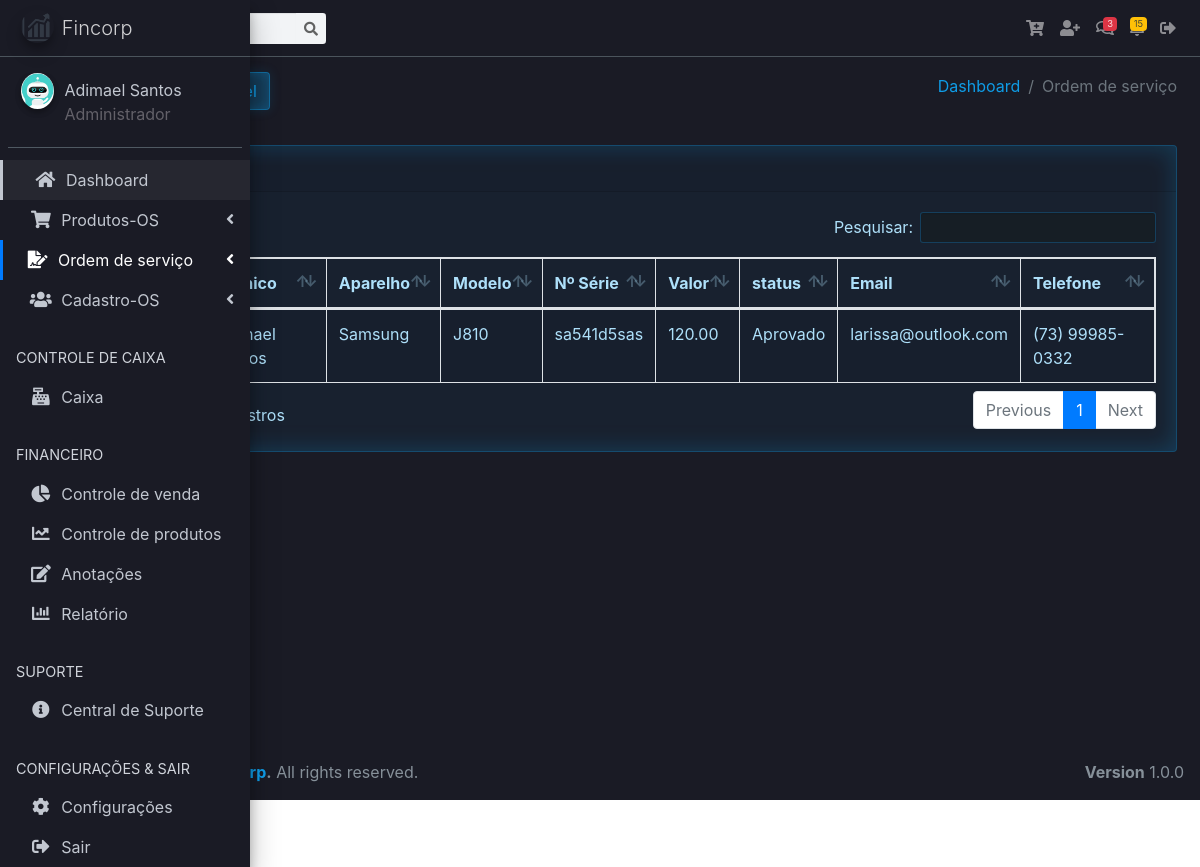
The app's page /vv/orderservices.php (signed in) with its own data.
### tables this page shows
CREATE TABLE `tb_orcamentos` (
  `id` int(11) NOT NULL,
  `id_user` int(11) NOT NULL,
  `id_cliente` int(11) NOT NULL,
  `tecnico` varchar(32) NOT NULL,
  `aparelho` varchar(32) NOT NULL,
  `serie` varchar(30) DEFAULT NULL,
  `modelo` varchar(32) NOT NULL,
  `defeito` varchar(255) NOT NULL,
  `laudo` varchar(255) DEFAULT NULL,
  `obs` varchar(255) DEFAULT NULL,
  `valor_servico` decimal(10,2) DEFAULT NULL,
  `peca1` varchar(32) DEFAULT NULL,
  `valor_peca1` decimal(10,2) DEFAULT NULL,
  `peca2` varchar(32) DEFAULT NULL,
  `valor_peca2` decimal(10,2) DEFAULT NULL,
  `desconto` varchar(11) DEFAULT NULL,
  `valor_total` decimal(10,2) DEFAULT NULL,
  `pagamento` varchar(32) DEFAULT NULL,
  `data_abertura` date NOT NULL,
  `data_geracao` date NOT NULL,
  `status` varchar(32) NOT NULL,
  `data_aprovacao` date NOT NULL
);

CREATE TABLE `tb_clientes` (
  `id_cliente` int(11) NOT NULL,
  `id_user` int(11) NOT NULL,
  `nome` varchar(32) NOT NULL,
  `cpf` varchar(20) NOT NULL,
  `endereco` varchar(128) NOT NULL,
  `cidade` varchar(45) NOT NULL,
  `estado` varchar(20) NOT NULL,
  `cep` varchar(20) NOT NULL,
  `telefone` varchar(45) NOT NULL,
  `email` varchar(100) DEFAULT NULL,
  `dt_registro` timestamp NOT NULL DEFAULT current_timestamp()
);

### vv/orderservices.php (the view, shortened to what this page needs)
<?php
require_once("header.php");
?>
<body class="hold-transition sidebar-mini">
<div class="wrapper">
  <nav class="main-header navbar navbar-expand navbar-dark navbar-light">
    <ul class="navbar-nav">
      <li class="nav-item">
        <a class="nav-link" data-widget="pushmenu" href="#" role="button"><i class="fas fa-bars"></i></a>
      </li>
    </ul>
    <form class="form-inline ml-3">
      <div class="input-group input-group-sm">
        <div class="input-group-append">
          <button name="buttonPesquisar" class="btn btn-navbar" type="submit">
            <i class="fas fa-search"></i>
          </button>
        </div>
      </div>
    </form>
    <ul class="navbar-nav ml-auto">
      <li class="nav-item dropdown">
        <a class="nav-link" href="#" title="Add Produtos" data-toggle="modal"
        data-target=".bd-example-modal-lg-produto">
          <i class="fas fa-cart-plus"></i>
        </a>
      </li>
      <li class="nav-item dropdown">
        <a class="nav-link" href="#" title="Add cliente" data-toggle="modal"
        data-target=".bd-example-modal-lg">
          <i class="fas fa-user-plus"></i>
        </a>
      </li>
      <li class="nav-item dropdown">
        <a class="nav-link" data-toggle="dropdown" href="#">
          <span class="badge badge-danger navbar-badge">3</span>
        </a>
      </li>
      <li class="nav-item dropdown">
        <a class="nav-link" data-toggle="dropdown" href="#">
          <span class="badge badge-warning navbar-badge">15</span>
        </a>
      </li>
      <li class="nav-item dropdown">
        <a class="nav-link" href="../logout.php" title="Sair">
          <i class="fas fa-sign-out-alt"></i>
        </a>
      </li>
    </ul>
  </nav>
  <aside class="main-sidebar sidebar-dark-primary elevation-4">
    <a href="dashboard.php" class="brand-link">
      <img src="../assets/dist/img/crm.png"
           alt="AdminLTE Logo"
           class="brand-image img-circle elevation-3"
           style="opacity: .8">
      <span class="brand-text font-weight-light">Fincorp</span>
    </a>
    <div class="sidebar">
      <div class="user-panel mt-3 pb-3 mb-3 d-flex">
        <div class="image">
          <img src="../assets/images/avatars/<?=$_SESSION['foto_user'];?>" class="img-circle elevation-2" alt="User Image">
        </div>
        <div class="info">
          <a href="#" class="d-block"><?php echo $_SESSION['nome_user']; ?></a>
          <span class="access_level"><?php echo $_SESSION['access_level']; ?></span>
        </div>
      </div>
      <nav class="mt-2">
        <ul class="nav nav-pills nav-sidebar nav-child-indent nav-flat nav-legacy flex-column" data-widget="treeview" role="menu" data-accordion="false">
          <li class="nav-item has-treeview menu-open">
            <ul class="nav nav-treeview">
              <li class="nav-item">
                <a href="dashboard.php" class="nav-link">
                  <i class="fas fa-home nav-icon"></i>
                  <p>Dashboard</p>
                </a>
              </li>
            </ul>
          </li>
          <li class="nav-item has-treeview">
            <a href="#" class="nav-link">
              <i class="nav-icon fas fa-shopping-cart"></i>
              <p>
                Produtos-OS
                <i class="right fas fa-angle-left"></i>
              </p>
            </a>
          </li>
          <li class="nav-item has-treeview">
            <a href="#" class="nav-link active">
              <i class="nav-icon fas fa-file-signature"></i>
              <p>
                Ordem de serviço
                <i class="fas fa-angle-left right"></i>
              </p>
            </a>
          </li>
          <li class="nav-item has-treeview">
            <a href="#" class="nav-link">
              <i class="nav-icon fas fa-users"></i>
              <p>
                Cadastro-OS
                <i class="fas fa-angle-left right"></i>
              </p>
            </a>
          </li>
          <li class="nav-header">CONTROLE DE CAIXA</li>
          <li class="nav-item">
            <a href="https://adminlte.io/docs/3.0" class="nav-link">
              <i class="nav-icon fas fa-cash-register"></i>
              <p>Caixa</p>
            </a>
          </li>
          <li class="nav-header">FINANCEIRO</li>
          <li class="nav-item">
            <a href="#" class="nav-link">
              <i class="nav-icon fas fa-chart-pie"></i>
              <p>Controle de venda</p>
            </a>
          </li>
          <li class="nav-item">
            <a href="#" class="nav-link">
              <i class="nav-icon fas fa-chart-line"></i>
              <p>Controle de produtos</p>
            </a>
          </li>
          <li class="nav-item">
            <a href="#" class="nav-link">
              <i class="nav-icon fas fa-edit"></i>
              <p>Anotações</p>
            </a>
          </li>
          <li class="nav-item">
            <a href="#" class="nav-link">
              <i class="nav-icon fas fa-chart-bar"></i>
              <p>Relatório</p>
            </a>
          </li>
          <li class="nav-header">SUPORTE</li>
          <li class="nav-item">
            <a href="#" class="nav-link">
              <i class="nav-icon fas fa-info-circle"></i>
              <p>Central de Suporte</p>
            </a>
          </li>
          <li class="nav-header">CONFIGURAÇÕES & SAIR</li>
          <li class="nav-item">
            <a href="#" class="nav-link">
              <i class="nav-icon fas fa-cog"></i>
              <p>Configurações</p>
            </a>
          </li>
          <li class="nav-item">
            <a href="../logout.php" class="nav-link">
              <i class="nav-icon fas fa-sign-out-alt"></i>
              <p>Sair</p>
            </a>
          </li>
        </ul>
      </nav>
    </div>
  </aside>
  <div class="content-wrapper">
    <section class="content-header">
      <div class="container-fluid">
        <div class="row mb-2">
          <div class="col-sm-6">
          <a href="#" class="btn btn-secondary"><i class="material-icons">&#xE24D;</i> <span>Exporta dados para o Excel</span></a>
          </div>
          <div class="col-sm-6">
            <ol class="breadcrumb float-sm-right">
              <li class="breadcrumb-item"><a href="#">Dashboard</a></li>
              <li class="breadcrumb-item active">Ordem de serviço</li>
            </ol>
          </div>
        </div>
      </div>
    </section>
<section class="content">
<div class="container-fluid">
<div class="row">
<div class="col-12">
<div class="card">
<div class="card-header">
<h3 class="card-title">Ordem de serviço</h3>
</div>
<div class="card-body">
<?php
if(isset($_GET['buttonPesquisar']) and $_GET['txtpesquisar'] != ''){
    $nome = $_GET['txtpesquisar'] . '%';
    $query = "select * from tb_clientes where id_user = $_SESSION[id_user]  order by nome asc";
}else if(isset($_GET['buttonPesquisarCPF']) and $_GET['txtpesquisarcpf'] != ''){
    $nome = $_GET['txtpesquisarcpf'];
    $query = "select * from tb_clientes where cpf = '$nome'  order by nome asc";
}
else{
  $query = "select tb_orcamentos.*, tb_clientes.* from tb_orcamentos join tb_clientes where tb_orcamentos.id_cliente = tb_clientes.id_cliente AND status = 'Aprovado' order by nome ASC";
}
    $result = mysqli_query($conn, $query);
    $row = mysqli_num_rows($result);
if($row == ''){
    echo "<h3> Não existem dados cadastrados no banco </h3>";
}else{
?>
<table id="example1" class="table table-bordered table-striped">
  <thead>
  <tr>
    <th>id</th>
    <th>Cliente</th>
    <th>Técnico</th>
    <th>Aparelho</th>
    <th>Modelo</th>
    <th>Nº Série</th>
    <th>Valor</th>
    <th>status</th>
    <th>Email</th>
    <th>Telefone</th>
  </tr>
  </thead>
  <tbody>
  <?php
    while($res_1 = mysqli_fetch_array($result)){
        $id = $res_1["id"];
        $cliente = $res_1["nome"];
        $tecnico = $res_1["tecnico"];
        $aparelho = $res_1["aparelho"];
        $modelo = $res_1["modelo"];
        $serie = $res_1["serie"];
        $valor_total = $res_1["valor_total"];
        $status = $res_1["status"];
        $email = $res_1["email"];
        $telefone = $res_1["telefone"];
    ?>
  <tr>
    <td><?php echo $id; ?></td>
    <td><?php echo $cliente; ?></td>
    <td><?php echo $tecnico; ?></td>
    <td><?php echo $aparelho; ?></td>
    <td><?php echo $modelo; ?></td>
    <td><?php echo $serie; ?></td>
    <td><?php echo $valor_total; ?></td>
    <td><?php echo $status; ?></td>
    <td><?php echo $email; ?></td>
    <td><?php echo $telefone; ?></td>
  </tr>
  <?php
        }
    ?>
  </tbody>
</table>
<?php
        }
    ?>
</div>
</div>
</div>
</div>
</div>
</section>
</div>
<?php
require_once("footer.php");
?>
</div>
</body>
</html>

### records on screen
tb_orcamentos: aparelho "Samsung", modelo "J810", serie "sa541d5sas", valor_total "120.00", status "Aprovado", id_cliente.email "larissa@outlook.com", id_cliente.telefone "(73) 99985-0332"

### other values on screen
$_SESSION['nome_user'] "Adimael Santos"
$_SESSION['access_level'] "Administrador"
